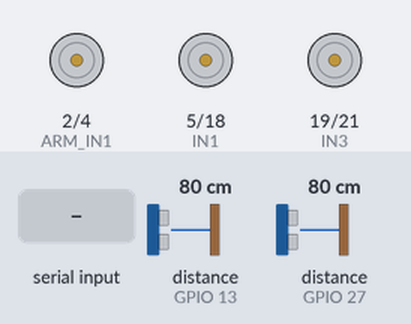
Recording of a sketch running on a simulated ESP32. On the bench: motor-driver pin pairs drawn as motors (green arrow = first pin HIGH = forward, orange = second pin HIGH = backward, longer = more drive). The test bench sets the inputs (shaded band); at power-on: distance to the obstacle (sensors on GPIO 13, GPIO 27) 80 cm. The echo pulse lasts 58.3 µs per cm.

Above: at 1.2 s.
1.3 s: distance to the obstacle (sensor on GPIO 13) set to 11 cm
2.8 s: distance to the obstacle (sensor on GPIO 13) set to 8 cm
At 3.2 s:
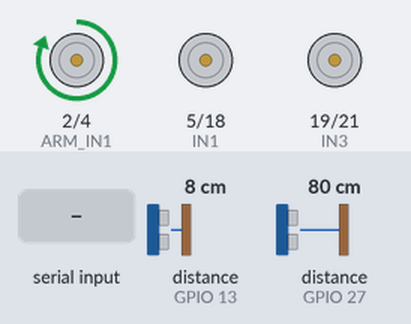
5.8 s: "R" received over Serial
7.3 s: distance to the obstacle (sensor on GPIO 13) set to 18 cm
At 9.2 s:
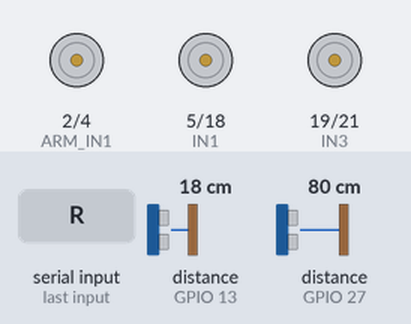
10.3 s: distance to the obstacle (sensor on GPIO 13) set to 2 cm
At 12.1 s:
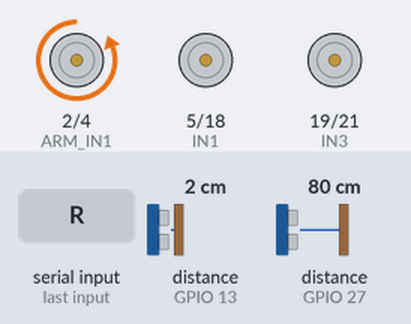
Timing chart, 0 to 14.3 s (numbered marks = the images above; inputs shaded):
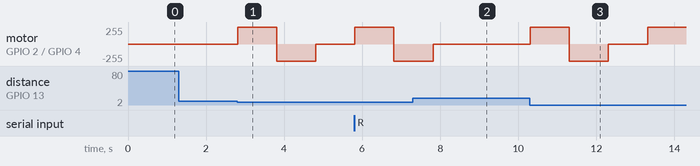

Measured:
- the behaviour switches between 10 and 9 cm on distance to the obstacle (sensor on GPIO 13) (found by bisection; images 0 and 1)
- after the input at 1.3 s, every drawn part: stays the same
- after the input at 2.8 s, motor on GPIO 2 (ARM_IN1) / GPIO 4 (ARM_IN2): stopped → forward 255/255 at once, → backward 255/255 1.0 s later, → stopped 1.0 s later
- after the input at 7.3 s, motor on GPIO 2 (ARM_IN1) / GPIO 4 (ARM_IN2): goes on until 7.8 s, then stays stopped
- after the input at 10.3 s, motor on GPIO 2 (ARM_IN1) / GPIO 4 (ARM_IN2): stopped → forward 255/255 at once, → backward 255/255 1.0 s later, → stopped 1.0 s later, → forward 255/255 1.0 s later

The sketch:

final01.ino
```cpp
#include <NewPing.h>

#define TRIG_PIN_1 12  // Trigger pin for the first ultrasonic sensor
#define ECHO_PIN_1 13   // Echo pin for the first ultrasonic sensor
#define TRIG_PIN_2 14   // Trigger pin for the second ultrasonic sensor
#define ECHO_PIN_2 27   // Echo pin for the second ultrasonic sensor

#define IN1 5           // Motor driver pin for left motor (movement motor)
#define IN2 18          // Motor driver pin for left motor (movement motor)
#define IN3 19          // Motor driver pin for right motor (movement motor)
#define IN4 21          // Motor driver pin for right motor (movement motor)

#define ARM_IN1 2      // Motor driver pin for the arm motor (arm control)
#define ARM_IN2 4      // Motor driver pin for the arm motor (arm control)

const unsigned long COMM_TIMEOUT = 3000; // Communication timeout in milliseconds
unsigned long lastCommTime = 0;

// Set up ultrasonic sensor parameters
NewPing sonar1(TRIG_PIN_1, ECHO_PIN_1, 200); // First ultrasonic sensor
NewPing sonar2(TRIG_PIN_2, ECHO_PIN_2, 200); // Second ultrasonic sensor

void setup() {
  Serial.begin(9600); // Start serial communication

  // Set motor pins as outputs (for movement)
  pinMode(IN1, OUTPUT);
  pinMode(IN2, OUTPUT);
  pinMode(IN3, OUTPUT);
  pinMode(IN4, OUTPUT);

  // Set motor pins as outputs for the arm motor
  pinMode(ARM_IN1, OUTPUT);
  pinMode(ARM_IN2, OUTPUT);
}

void loop() {
  // Check for communication timeout
  if (millis() - lastCommTime > COMM_TIMEOUT) {
    stopMovement();  // Stop all movement if communication timeout occurs
  }

  // Read distances from ultrasonic sensors
  int distance1 = sonar1.ping_cm(); // Distance from the first ultrasonic sensor
  int distance2 = sonar2.ping_cm(); // Distance from the second ultrasonic sensor

  // Check if the first ultrasonic sensor detects an object (e.g., within 10 cm)
  if (distance1 > 0 && distance1 < 10) {
    stopMovement();  // Stop moving when the first ultrasonic sensor detects the object
    pickUpGarbage(); // Use the motor to pick up the garbage
  }

  // Check if the second ultrasonic sensor detects an object in the box (e.g., within 10 cm)
  if (distance1 > 0 && distance1 < 10) {
    returnToInitialState(); // Call function to restart the operation
  }

  // Process commands from Raspberry Pi if available
  if (Serial.available()) {
    char command = Serial.read();  // Read the command from the Raspberry Pi
    lastCommTime = millis();  // Update last communication time

    if (command == 'F') {
      moveForward();
    } else if (command == 'R') {
      rotateAndSearch();
    } else if (command == 'H') {
      // Heartbeat signal received, no action needed
    }
  }
}

// Function to move the garbage collector forward
void moveForward() {
  digitalWrite(IN1, HIGH);  // Left motor forward
  digitalWrite(IN2, LOW);   // Left motor forward
  digitalWrite(IN3, HIGH);  // Right motor forward
  digitalWrite(IN4, LOW);   // Right motor forward
}

// Function to rotate the body and search
void rotateAndSearch() {
  digitalWrite(IN1, HIGH);  // Rotate left motor
  digitalWrite(IN2, LOW);
  digitalWrite(IN3, LOW);   // Rotate right motor in reverse
  digitalWrite(IN4, HIGH);
}

// Function to stop all movement
void stopMovement() {
  digitalWrite(IN1, LOW);  // Stop left motor
  digitalWrite(IN2, LOW);
  digitalWrite(IN3, LOW);  // Stop right motor
  digitalWrite(IN4, LOW);
}

// Function to control the arm motor and pick up garbage
void pickUpGarbage() {
  // Rotate arm motor to pick up garbage
  digitalWrite(ARM_IN1, HIGH);  // Arm motor forward (e.g., arm moving down)
  digitalWrite(ARM_IN2, LOW);
  delay(1000);  // Adjust the delay as needed for your motor to pick up

  // Reverse arm motor to return to initial position
  digitalWrite(ARM_IN1, LOW);
  digitalWrite(ARM_IN2, HIGH);  // Arm motor reverse (e.g., arm moving up)
  delay(1000);

  // Stop the arm motor
  digitalWrite(ARM_IN1, LOW);
  digitalWrite(ARM_IN2, LOW);

  // Once no object is detected, continue moving forward
  moveForward();
}

// Function to return to the initial state after detecting an object in the box
void returnToInitialState() {
  stopMovement();  // Stop all movement
  delay(1000);     // Delay for a moment
  moveForward();   // Move forward to start the operation again
}
```
